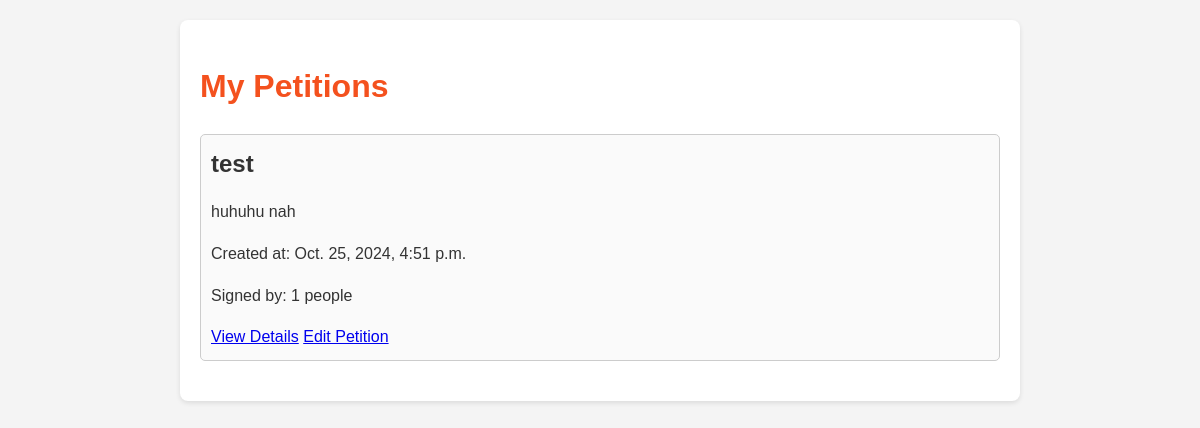
Page /complaints/my_petitions/ (signed in) on the earlier database version.
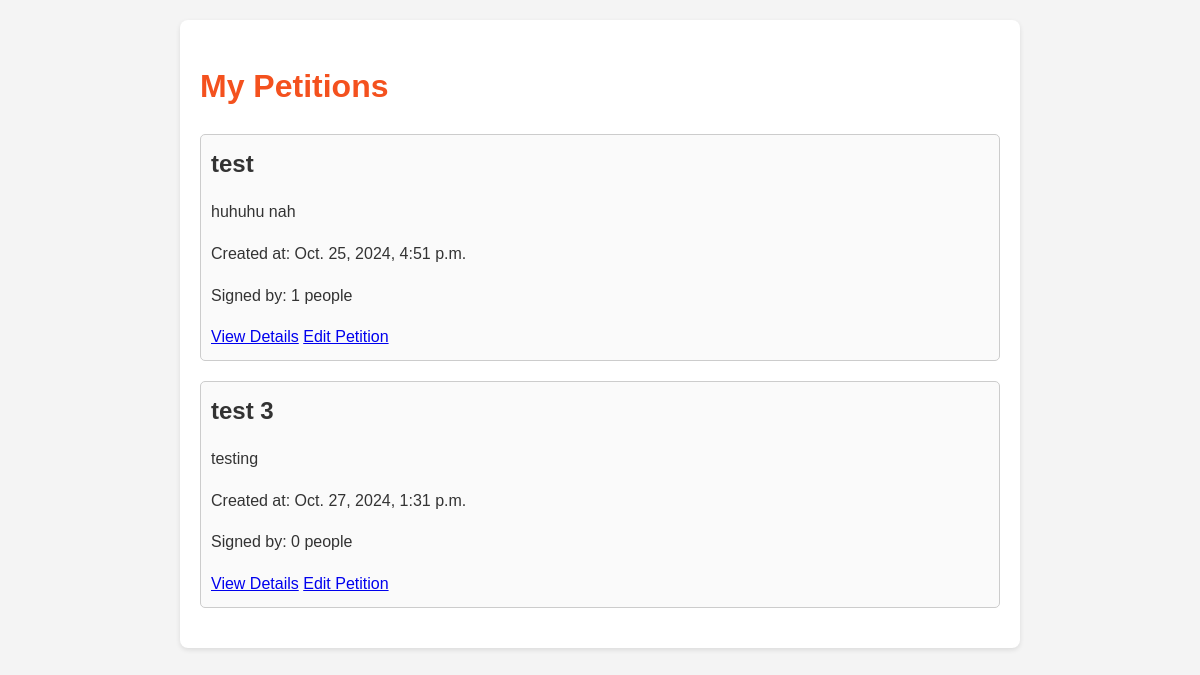
Same page on the later database version.
### complaints/models.py (models this page shows, shortened)
class Petition(models.Model):
    title = models.CharField(max_length=255)
    description = models.TextField()
    created_by = models.ForeignKey(User, on_delete=models.CASCADE)
    signatures = models.ManyToManyField(User, related_name='signed_petitions', blank=True)
    created_at = models.DateTimeField(auto_now_add=True)
    updated_at = models.DateTimeField(auto_now=True)
    is_edited = models.BooleanField(default=False)
    image = models.ImageField(upload_to='petitions/', blank=True, null=True)  # Add this line

### complaints/views.py (the view)
# urls.py: path('my_petitions/', my_petitions, name='my_petitions'),
@login_required
def my_petitions(request):
    petitions = Petition.objects.filter(created_by=request.user)
    return render(request, 'complaints/my_petitions.html', {'petitions': petitions})

### complaints/templates/complaints/my_petitions.html (shortened to what this page needs)
<!DOCTYPE html>
<html lang="en">
<head>
</head>
<body>
<div class="container">
    <h1>My Petitions</h1>
    <ul class="petition-list">
        {% for petition in petitions %}
            <li>
                <h2>{{ petition.title }}</h2>
                <p>{{ petition.description }}</p>
                <p>Created at: {{ petition.created_at }}</p>
                <p>Signed by: {{ petition.signatures.count }} people</p>
                <a href="{% url 'petition_detail' petition.id %}">View Details</a>
                <a href="{% url 'edit_petition' petition.id %}">Edit Petition</a>
            </li>
        {% empty %}
            <li>No petitions found.</li>
        {% endfor %}
    </ul>
</div>
</body>
</html>

Differences in the rows shown:
added Petition: title "test 3", description "testing", created_at "Oct. 27, 2024, 1:31 p.m.", signatures.count "0"
